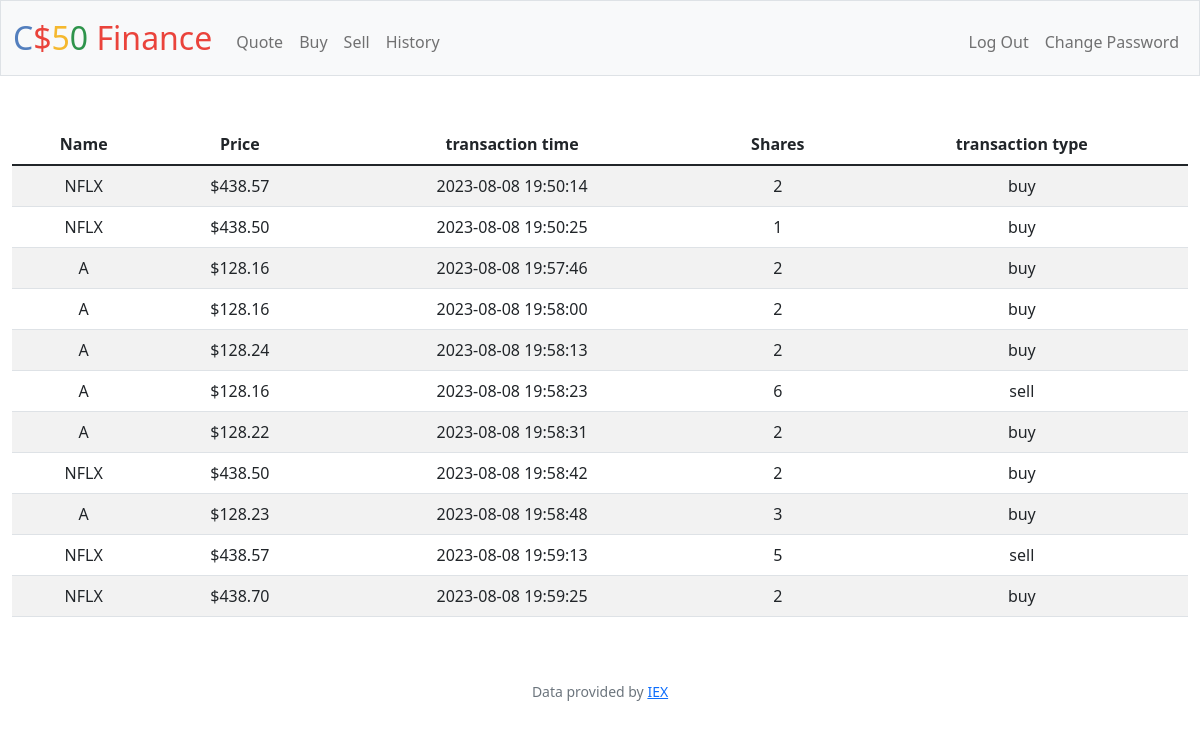
Screenshot of /history (signed in) with the database file from the repository.
### tables this page shows
CREATE TABLE 'history' (
symbol varchar(50),
user_id number(20) references users(id),
price number(9,3),
trans_at TIMESTAMP,
shares number(10) check (shares >0), 'name' varchar(20) ,
trans_type varchar(5),
PRIMARY KEY(symbol,user_id,trans_at));

### app.py (the view)
@app.route("/history")
@login_required
def history():
    history = db.execute(
        "select name,price,trans_at,shares,trans_type from history where user_id=?",
        session["user_id"],
    )
    for dic in history:
        dic["price"] = usd(dic["price"])
    return render_template("history.html", history=history)

### app.py (called while the page is built)
@app.after_request
def after_request(response):
    response.headers["Cache-Control"] = "no-cache, no-store, must-revalidate"
    response.headers["Expires"] = 0
    response.headers["Pragma"] = "no-cache"
    return response

### helpers.py (called while the page is built)
def login_required(f):
    @wraps(f)
    def decorated_function(*args, **kwargs):
        if session.get("user_id") is None:
            return redirect("/login")
        return f(*args, **kwargs)
    return decorated_function

def usd(value):
    return f"${value:,.2f}"

### templates/history.html (shortened to what this page needs)
{% extends "layout.html" %}
{% block main %}
        <table class="table table-striped">
            <thead>
              <tr>
                <th scope="col">Name</th>
                <th scope="col">Price</th>
                <th scope="col">transaction time</th>
                <th scope="col">Shares</th>
                <th scope="col">transaction type</th>
              </tr>
            </thead>
            <tbody>
              {% for s in history %}
              <tr>
              <td> {{s.name}}</td>
              <td> {{s.price}}</td>
              <td> {{s.trans_at}}</td>
              <td> {{s.shares}}</td>
              <td> {{s.trans_type}}</td>
              </tr>
              {% endfor %}
            </tbody>
          </table>
{% endblock %}

### templates/layout.html (shortened to what this page needs)
<!DOCTYPE html>
<html lang="en">
    <head>
        <link href="https://cdn.jsdelivr.net/npm/bootstrap@5.1.3/dist/css/bootstrap.min.css" rel="stylesheet">
        <link href="/static/styles.css" rel="stylesheet">
    </head>
    <body>
        <nav class="bg-light border navbar navbar-expand-md navbar-light">
            <div class="container-fluid">
                <a class="navbar-brand" href="/"><span class="blue">C</span><span class="red">$</span><span class="yellow">5</span><span class="green">0</span> <span class="red">Finance</span></a>
                <div class="collapse navbar-collapse" id="navbar">
                    {% if session["user_id"] %}
                        <ul class="navbar-nav me-auto mt-2">
                            <li class="nav-item"><a class="nav-link" href="/quote">Quote</a></li>
                            <li class="nav-item"><a class="nav-link" href="/buy">Buy</a></li>
                            <li class="nav-item"><a class="nav-link" href="/sell">Sell</a></li>
                            <li class="nav-item"><a class="nav-link" href="/history">History</a></li>
                        </ul>
                        <ul class="navbar-nav ms-auto mt-2">
                            <li class="nav-item"><a class="nav-link" href="/logout">Log Out</a></li>
                            <li class="nav-item"><a class="nav-link" href="/change">Change Password</a></li>
                        </ul>
                    {% else %}
                        <ul class="navbar-nav ms-auto mt-2">
                            <li class="nav-item"><a class="nav-link" href="/register">Register</a></li>
                            <li class="nav-item"><a class="nav-link" href="/login">Log In</a></li>
                        </ul>
                    {% endif %}
                </div>
            </div>
        </nav>
        <main class="container-fluid py-5 text-center">
            {% block main %}{% endblock %}
        </main>
        <footer class="mb-5 small text-center text-muted">
            Data provided by <a href="https://iexcloud.io/">IEX</a>
        </footer>
    </body>
</html>

### static/styles.css (style rules this page uses)
nav .navbar-brand { font-size: xx-large; }
nav .navbar-brand .blue { color: #537fbe; }
nav .navbar-brand .red { color: #ea433b; }
nav .navbar-brand .yellow { color: #f5b82e; }
nav .navbar-brand .green { color: #2e944b; }

### rows the page displays
history: name "NFLX", price "$438.57", trans_at "2023-08-08 19:50:14", shares "2", trans_type "buy"
history: name "NFLX", price "$438.50", trans_at "2023-08-08 19:50:25", shares "1", trans_type "buy"
history: name "A", price "$128.16", trans_at "2023-08-08 19:57:46", shares "2", trans_type "buy"
history: name "A", price "$128.16", trans_at "2023-08-08 19:58:00", shares "2", trans_type "buy"
history: name "A", price "$128.24", trans_at "2023-08-08 19:58:13", shares "2", trans_type "buy"
history: name "A", price "$128.16", trans_at "2023-08-08 19:58:23", shares "6", trans_type "sell"
history: name "A", price "$128.22", trans_at "2023-08-08 19:58:31", shares "2", trans_type "buy"
history: name "NFLX", price "$438.50", trans_at "2023-08-08 19:58:42", shares "2", trans_type "buy"
history: name "A", price "$128.23", trans_at "2023-08-08 19:58:48", shares "3", trans_type "buy"
history: name "NFLX", price "$438.57", trans_at "2023-08-08 19:59:13", shares "5", trans_type "sell"
history: name "NFLX", price "$438.70", trans_at "2023-08-08 19:59:25", shares "2", trans_type "buy"
